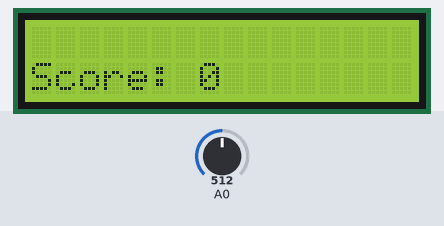
Bench run of a program on a simulated Arduino Uno, built with avr-gcc and run on an emulated ATmega328P. On the bench: 16×2 character LCD. The inputs (shaded band) are chosen by the test bench; at power-on: A0 = 512. Random numbers use the default seed unless the program sets one. At 8.8 s the program stops and its outputs stay as they are.

Above: at 1.2 s.
1.3 s: A0 set to 481
At 1.7 s:
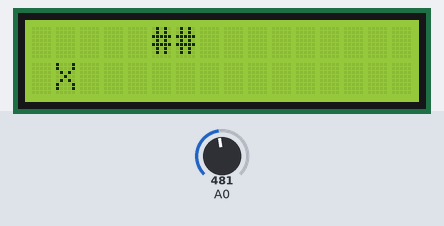
4.3 s: A0 set to 53
At 4.7 s:
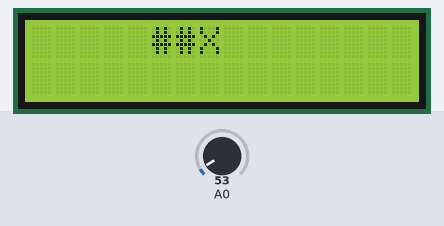
6.3 s: A0 set to 44
At 7.5 s:
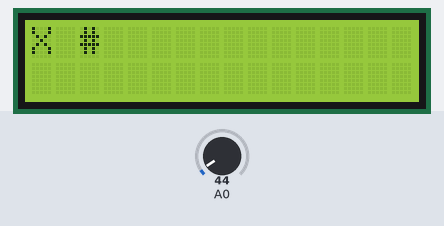
7.8 s: A0 set to 122
At 9.5 s:
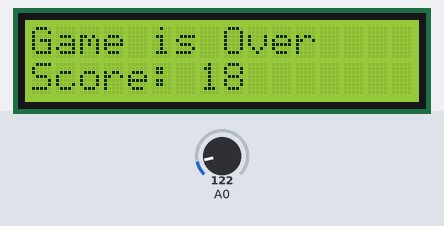
Timing chart, 0 to 10.3 s (numbered marks = the images above; inputs shaded):
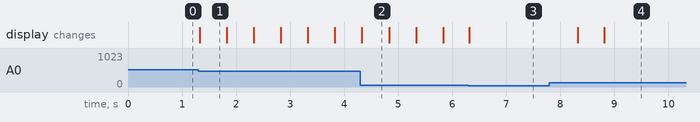

Measured:
- the behaviour switches between 500 and 499 on A0 (found by bisection; images 0 and 1)
- the behaviour switches between 50 and 49 on A0 (found by bisection; images 2 and 3)
- after the input at 1.3 s, the display: changes at once (image 1)
- after the input at 7.8 s, the display: first changes after 0.52 s (image 4 shows a later state)
- what the display in image 1 shows lasts 0.5 s, from 1.3 s to 1.8 s

The program:

main.cpp
```cpp
#include <Arduino.h>
#include <SPI.h>
#include <LiquidCrystal.h>
#include <Wire.h>
LiquidCrystal lcd(8, 9, 4, 5, 6, 7);
// define some values used by the panel and buttons
int lcd_key     = 0;
int adc_key_in  = 0;
#define btnRIGHT  0
#define btnUP     1
#define btnDOWN   2
#define btnLEFT   3
#define btnSELECT 4
#define btnNONE   5

int read_LCD_buttons()
{
        adc_key_in = analogRead(0); // read the value from the sensor
        if (adc_key_in > 850) return btnNONE; // We make this the 1st option for speed reasons since it will be the most likely result
        if (adc_key_in < 50) return btnRIGHT;
        if (adc_key_in < 250) return btnUP;
        if (adc_key_in < 300) return btnDOWN;
        if (adc_key_in < 500) return btnLEFT;
        if (adc_key_in < 850) return btnSELECT;
        return btnNONE; // when all others fail, return this...
}

int _map[2][16];
struct player
{
        int x;
        int y;
        int score;
        char symbol;
};
typedef struct player Player;
Player salim;
int len, x, y;
void printAllLCD();
void buildMap();
void setup() {
        randomSeed(analogRead(1)); // we need this line to generate random numbers
        delayMicroseconds(random(0, 1000)); // wait random delay before starting game, in order to generate random variables
        buildMap(); // assign obstacel to map
        // init
        Serial.begin(115200);
        lcd.begin(16, 2);           // start the library
        //player....
        salim.x = 0;
        salim.y = 1;
        salim.score = 0;
        salim.symbol = 'X';
        printAllLCD();
}

unsigned long lastConnectionTime = 0;             // last time you connected to the server, in milliseconds
const unsigned long postingInterval = 500L; // delay between updates, in milliseconds
bool gameOver = false;
void loop() {
        while(gameOver == true) delay(10);
        if(read_LCD_buttons() == btnUP)
                salim.y = 0;
        if(read_LCD_buttons() == btnDOWN)
                salim.y = 1;
        if(read_LCD_buttons() == btnSELECT)
        {
                lcd.clear();
                lcd.setCursor ( 0, 1 );
                lcd.print("Score: "+String(salim.score));
                while(read_LCD_buttons() == btnSELECT) delay(10);
                printAllLCD();
        }

        if(read_LCD_buttons() == btnRIGHT)
        {

                salim.score += 16 - salim.x;
                salim.x = 0;
                buildMap();
                lastConnectionTime = millis();
                printAllLCD();
                while(read_LCD_buttons() == btnRIGHT) delay(10);
                lastConnectionTime = millis();
        }

        if (millis() - lastConnectionTime > postingInterval)
        {
                lastConnectionTime = millis();

                if(salim.x < 15 ) salim.x++;
                else
                {
                        salim.x = 0;
                        buildMap();
                }


                salim.score++;
                printAllLCD();

        }
}

void buildMap()
{
        x = random(2, 10);
        y = random(0, 2);
        len = random(1, 4);
        //fill the martix
        for(int i = 0; i < 16; i++)
        {
                for(int j = 0; j < 2; j++)
                        _map[j][i] = 0;
        }
        //fill matrix with opstacle
        for(int i = 0; i < len; i++ )
        {
                _map[y][x] = 1;
                x++;
        }
}

void printAllLCD()
{
        lcd.clear();
        if(_map[salim.y][salim.x] == 1)
        {
                gameOver = true;

                lcd.setCursor ( 0, 0 );
                lcd.print("Game is Over");
                lcd.setCursor ( 0, 1 );
                lcd.print("Score: "+String(salim.score));
                return;

        }
        for(int i = 0; i < 16; i++)
        {
                for(int j = 0; j < 2; j++)
                {
                        lcd.setCursor ( i, j );
                        if(_map[j][i] == 0) lcd.print(' ');
                        else lcd.print('#');
                }
        }

        lcd.setCursor(salim.x, salim.y);
        lcd.print(salim.symbol);
}
```
